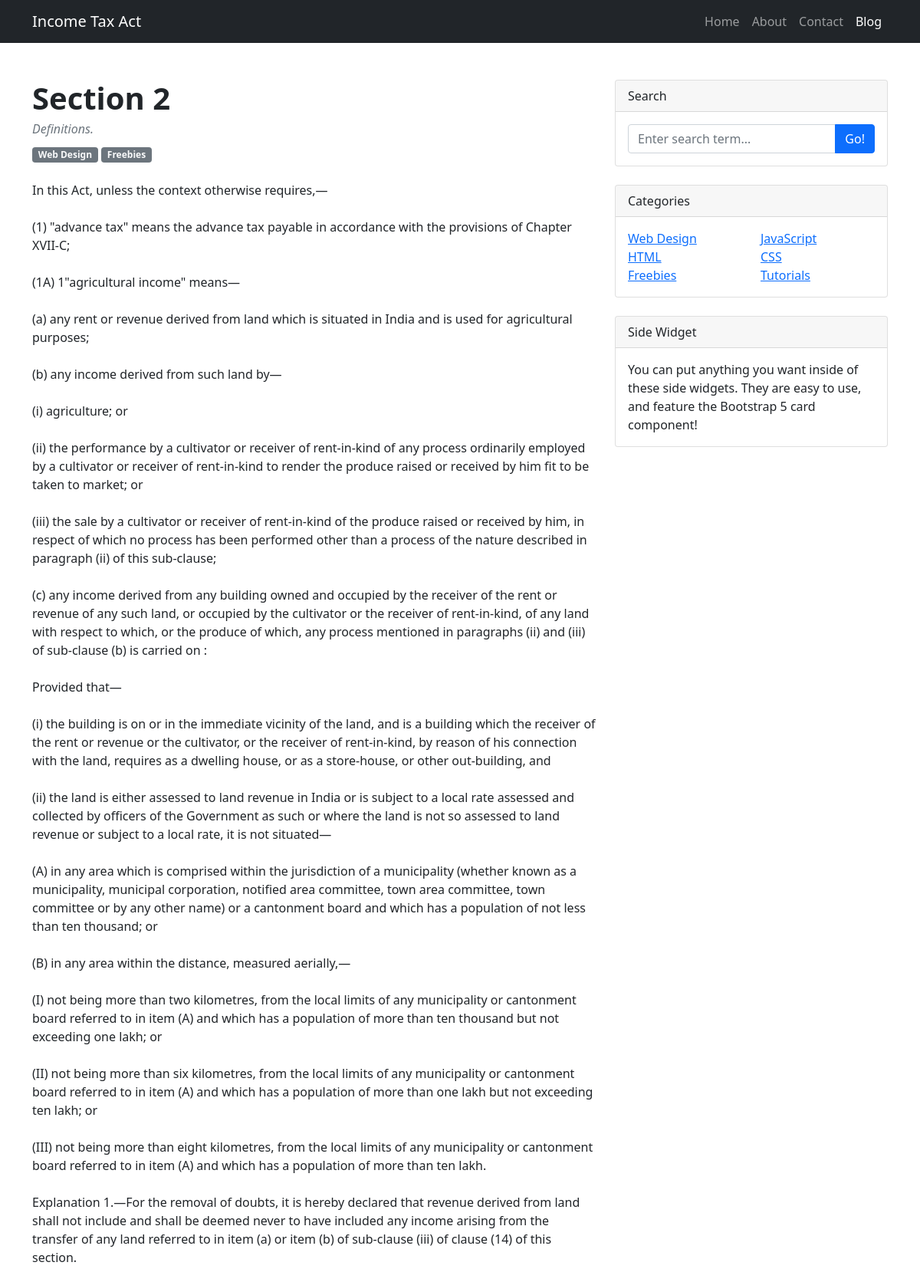
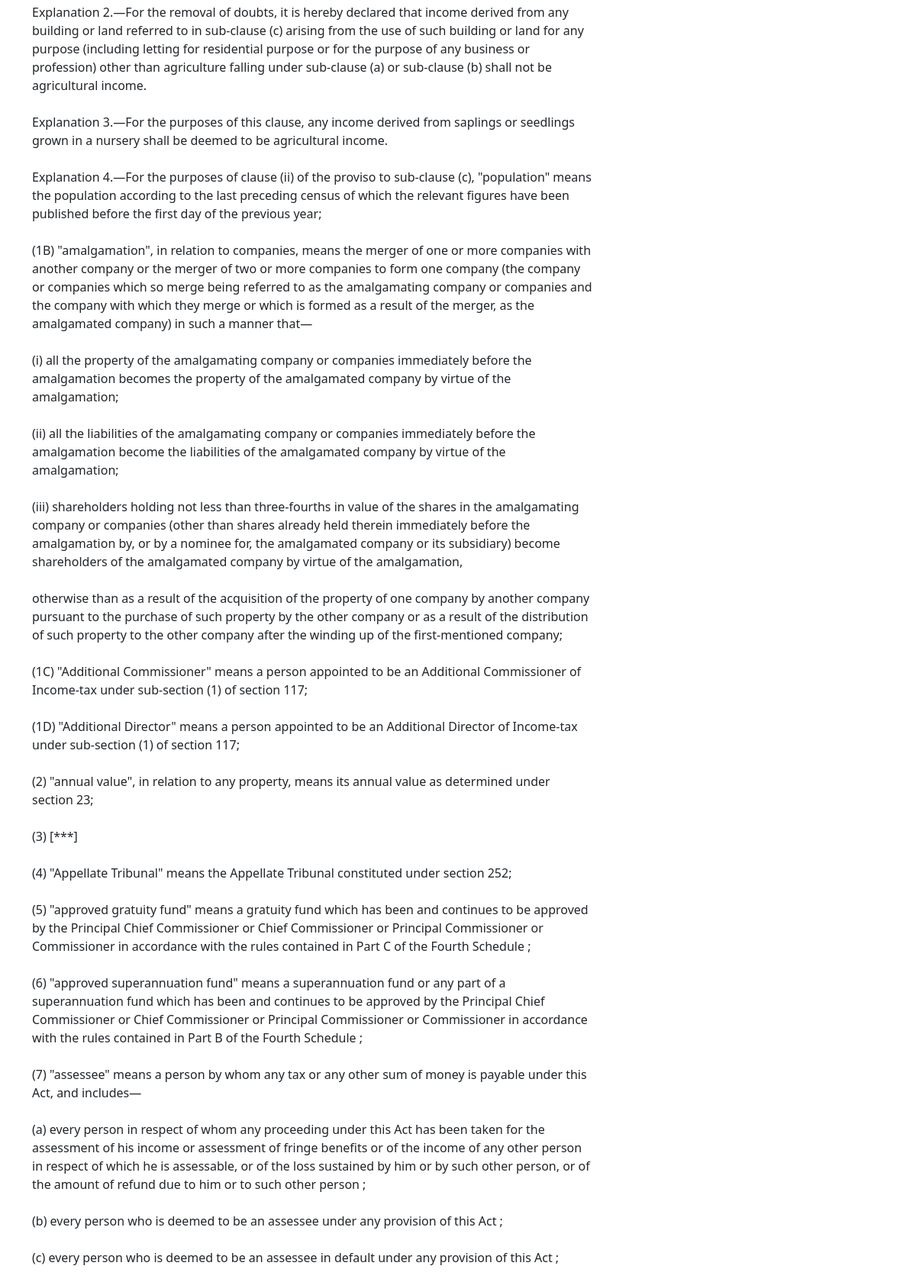
Screenshot of /section/2 (upper part) with the database file from the repository (2 pictures, top to bottom).
### main.py (models this page shows)
class Section(db.Model):
    id = db.Column(db.Integer, primary_key=True)
    section_number = db.Column(db.String(80), unique=True, nullable=False)
    section_title = db.Column(db.String(120), nullable=False)
    section_text = db.Column(db.Text, nullable=False)

### main.py (the view)
@app.route("/section/<section_num>")
def section_view(section_num):
    section = Section.query.filter_by(section_number=section_num).first()
    return render_template("section_view.html", section=section)

### main.py (called while the page is built)
@app.context_processor
def utility_processor():
    def treat_section_text(text, sec_num, **kwargs):
        final_text = text
        final_text = final_text.replace("\n", "<br/><br/>")
        regex = fr"^.*{sec_num}\.\s"
        final_text = re.sub(regex, "", final_text, 1)
        if "chars" in kwargs:
            final_text=final_text[:kwargs['chars']]
        print(final_text)
        regex = r"<.{0,9}$"
        final_text = re.sub(regex, "", final_text)
        print(final_text)
        return final_text
    return dict(treat_section_text=treat_section_text)

### Templates/section_view.html (shortened to what this page needs)
{% extends "base.html" %}
{% block content %}
        <div class="container mt-5">
            <div class="row">
                <div class="col-lg-8">
                    <article>
                        <header class="mb-4">
                            <h1 class="fw-bolder mb-1">Section {{section.section_number}}</h1>
                            <div class="text-muted fst-italic mb-2">{{section.section_title}}</div>
                            <a class="badge bg-secondary text-decoration-none link-light" href="#!">Web Design</a>
                            <a class="badge bg-secondary text-decoration-none link-light" href="#!">Freebies</a>
                        </header>
                        <section class="mb-5">
                            <p>{{treat_section_text(section.section_text,section.section_number)|safe}}</p>
                        </section>
                    </article>
                </div>
                <div class="col-lg-4">
                    <div class="card mb-4">
                        <div class="card-header">Search</div>
                        <div class="card-body">
                            <div class="input-group">
                                <input class="form-control" type="text" placeholder="Enter search term..." aria-label="Enter search term..." aria-describedby="button-search" />
                                <button class="btn btn-primary" id="button-search" type="button">Go!</button>
                            </div>
                        </div>
                    </div>
                    <div class="card mb-4">
                        <div class="card-header">Categories</div>
                        <div class="card-body">
                            <div class="row">
                                <div class="col-sm-6">
                                    <ul class="list-unstyled mb-0">
                                        <li><a href="#!">Web Design</a></li>
                                        <li><a href="#!">HTML</a></li>
                                        <li><a href="#!">Freebies</a></li>
                                    </ul>
                                </div>
                                <div class="col-sm-6">
                                    <ul class="list-unstyled mb-0">
                                        <li><a href="#!">JavaScript</a></li>
                                        <li><a href="#!">CSS</a></li>
                                        <li><a href="#!">Tutorials</a></li>
                                    </ul>
                                </div>
                            </div>
                        </div>
                    </div>
                    <div class="card mb-4">
                        <div class="card-header">Side Widget</div>
                        <div class="card-body">You can put anything you want inside of these side widgets. They are easy to use, and feature the Bootstrap 5 card component!</div>
                    </div>
                </div>
            </div>
        </div>
    {% endblock %}

### rows the page displays
Section: section_number "2", section_title "Definitions.", section_text+section_number "In this Act, unless the context otherwise requires,— (1) \"advance tax\" means the advance tax payable in accordance with the provisions of Chapter XVII-C; (1A) 1\"agricultural income\" means— (a) any rent or revenue derived from land which is situated in India and is used for agricultural purposes; (b) any income derived from such land by— (i) agriculture; or (ii) the performance by a cultivator or receiver of rent-in-kind of any process ordinarily employed by a cultivator or receiver of rent-in-kind to render the produce raised or received by him fit to be taken to market; or (iii) the sale by a cultivator or receiver of rent-in-kind of the produce raised or received by him, in respect of…"
